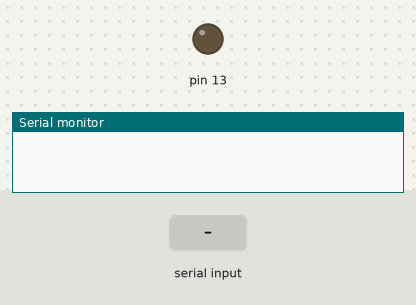
Bench run of a sketch on a simulated Arduino Uno, built with avr-gcc and run on an emulated ATmega328P. Parts: output pins drawn as LEDs (lit = HIGH), the last lines printed to the serial monitor. The inputs (shaded band) are chosen by the test bench.

Above: at 1.2 s.
1.3 s: "1" received over the second serial link
At 2.5 s:
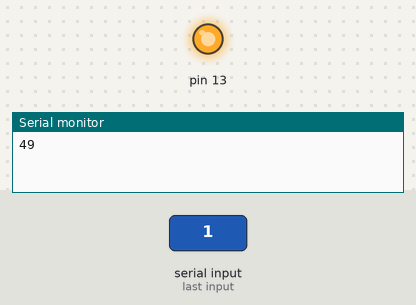
2.8 s: "0" received over the second serial link
At 3.8 s:
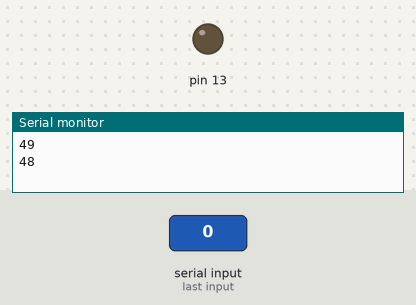
Timing chart, 0 to 5.8 s (numbered marks = the images above; inputs shaded):
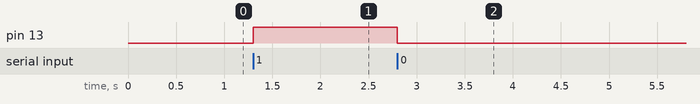

The sketch:

bluetooth.ino
```cpp
#include <SoftwareSerial.h>

#define TxD 2

#define RxD 3

SoftwareSerial mySerial(TxD, RxD); // Tx, Rx for Bluetooth

char my_buffer[32];

void setup() {

mySerial.begin(9600); // For Bluetooth

Serial.begin(9600); // For the IDE monitor Tools -> Serial Monitor
pinMode(13, OUTPUT);
resetBuffer();

// Any code that you want to run once....

}

void resetBuffer(){
  int i;
  for(i=0;i<32;i++){
    my_buffer[i++]='\0';
    }
  }

void loop() {
boolean isValidInput; do { byte c; // get the next character from the bluetooth serial port

while(!mySerial.available());
 c = mySerial.read(); // Execute the option based on the character recieved
 Serial.println(c);

  if(c == 49){
    digitalWrite(13, HIGH);
    }
  if(c == 48){
    digitalWrite(13, LOW);
    }
 } while ( isValidInput == true ); // Repeat the loop
}
```

Measured:
- after the input at 1.3 s, pin 13: LOW → HIGH at once
- after the input at 2.8 s, pin 13: HIGH → LOW at once
